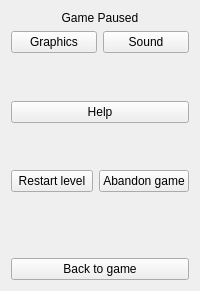
  <widget class="QWidget" name="page_2">
   <layout class="QVBoxLayout" name="verticalLayout_3">
    <item>
     <widget class="QLabel" name="label_2">
      <property name="text">
       <string>Game Paused</string>
      </property>
      <property name="alignment">
       <set>Qt::AlignCenter</set>
      </property>
     </widget>
    </item>
    <item>
     <layout class="QHBoxLayout" name="horizontalLayout_5">
      <item>
       <widget class="QPushButton" name="bPauseGraphics">
        <property name="sizePolicy">
         <sizepolicy hsizetype="Expanding" vsizetype="Expanding">
          <horstretch>0</horstretch>
          <verstretch>0</verstretch>
         </sizepolicy>
        </property>
        <property name="maximumSize">
         <size>
          <width>16777215</width>
          <height>65</height>
         </size>
        </property>
        <property name="cursor">
         <cursorShape>PointingHandCursor</cursorShape>
        </property>
        <property name="text">
         <string>Graphics</string>
        </property>
        <property name="icon">
         <iconset resource="resources.qrc">
          <normaloff>:/gui/mycomputer.png</normaloff>:/gui/mycomputer.png</iconset>
        </property>
        <property name="iconSize">
         <size>
          <width>48</width>
          <height>48</height>
         </size>
        </property>
       </widget>
      </item>
      <item>
       <widget class="QPushButton" name="bPauseSound">
        <property name="sizePolicy">
         <sizepolicy hsizetype="Expanding" vsizetype="Expanding">
          <horstretch>0</horstretch>
          <verstretch>0</verstretch>
         </sizepolicy>
        </property>
        <property name="maximumSize">
         <size>
          <width>16777215</width>
          <height>65</height>
         </size>
        </property>
        <property name="cursor">
         <cursorShape>PointingHandCursor</cursorShape>
        </property>
        <property name="text">
         <string>Sound</string>
        </property>
        <property name="icon">
         <iconset resource="resources.qrc">
          <normaloff>:/gui/speech.png</normaloff>:/gui/speech.png</iconset>
        </property>
        <property name="iconSize">
         <size>
          <width>48</width>
          <height>48</height>
         </size>
        </property>
       </widget>
      </item>
     </layout>
    </item>
    <item>
     <spacer name="spacer_2">
      <property name="orientation">
       <enum>Qt::Vertical</enum>
      </property>
      <property name="sizeHint" stdset="0">
       <size>
        <width>20</width>
        <height>42</height>
       </size>
      </property>
     </spacer>
    </item>
    <item>
     <widget class="QPushButton" name="bPauseHelp">
      <property name="sizePolicy">
       <sizepolicy hsizetype="Expanding" vsizetype="Expanding">
        <horstretch>0</horstretch>
        <verstretch>0</verstretch>
       </sizepolicy>
      </property>
      <property name="maximumSize">
       <size>
        <width>16777215</width>
        <height>65</height>
       </size>
      </property>
      <property name="cursor">
       <cursorShape>PointingHandCursor</cursorShape>
      </property>
      <property name="mouseTracking">
       <bool>false</bool>
      </property>
      <property name="text">
       <string>Help</string>
      </property>
      <property name="icon">
       <iconset resource="resources.qrc">
        <normaloff>:/gui/assistant.png</normaloff>:/gui/assistant.png</iconset>
      </property>
      <property name="iconSize">
       <size>
        <width>48</width>
        <height>48</height>
       </size>
      </property>
     </widget>
    </item>
    <item>
     <spacer name="spacer">
      <property name="orientation">
       <enum>Qt::Vertical</enum>
      </property>
      <property name="sizeHint" stdset="0">
       <size>
        <width>20</width>
        <height>41</height>
       </size>
      </property>
     </spacer>
    </item>
    <item>
     <layout class="QHBoxLayout" name="horizontalLayout_6">
      <item>
       <widget class="QPushButton" name="bPauseRestart">
        <property name="sizePolicy">
         <sizepolicy hsizetype="Expanding" vsizetype="Expanding">
          <horstretch>0</horstretch>
          <verstretch>0</verstretch>
         </sizepolicy>
        </property>
        <property name="maximumSize">
         <size>
          <width>16777215</width>
          <height>65</height>
         </size>
        </property>
        <property name="cursor">
         <cursorShape>PointingHandCursor</cursorShape>
        </property>
        <property name="text">
         <string>Restart level</string>
        </property>
        <property name="icon">
         <iconset resource="resources.qrc">
          <normaloff>:/gui/reload.png</normaloff>:/gui/reload.png</iconset>
        </property>
        <property name="iconSize">
         <size>
          <width>48</width>
          <height>48</height>
         </size>
        </property>
       </widget>
      </item>
      <item>
       <widget class="QPushButton" name="bPauseAbandon">
        <property name="sizePolicy">
         <sizepolicy hsizetype="Expanding" vsizetype="Expanding">
          <horstretch>0</horstretch>
          <verstretch>0</verstretch>
         </sizepolicy>
        </property>
        <property name="maximumSize">
         <size>
          <width>16777215</width>
          <height>65</height>
         </size>
        </property>
        <property name="cursor">
         <cursorShape>PointingHandCursor</cursorShape>
        </property>
        <property name="text">
         <string>Abandon game</string>
        </property>
        <property name="icon">
         <iconset resource="resources.qrc">
          <normaloff>:/gui/cancel.png</normaloff>:/gui/cancel.png</iconset>
        </property>
        <property name="iconSize">
         <size>
          <width>48</width>
          <height>48</height>
         </size>
        </property>
       </widget>
      </item>
     </layout>
    </item>
    <item>
     <spacer>
      <property name="orientation">
       <enum>Qt::Vertical</enum>
      </property>
      <property name="sizeHint" stdset="0">
       <size>
        <width>20</width>
        <height>60</height>
       </size>
      </property>
     </spacer>
    </item>
    <item>
     <widget class="QPushButton" name="bPauseBack">
      <property name="sizePolicy">
       <sizepolicy hsizetype="Expanding" vsizetype="Expanding">
        <horstretch>0</horstretch>
        <verstretch>0</verstretch>
       </sizepolicy>
      </property>
      <property name="maximumSize">
       <size>
        <width>16777215</width>
        <height>65</height>
       </size>
      </property>
      <property name="cursor">
       <cursorShape>PointingHandCursor</cursorShape>
      </property>
      <property name="text">
       <string>Back to game</string>
      </property>
      <property name="icon">
       <iconset resource="resources.qrc">
        <normaloff>:/gui/redo.png</normaloff>:/gui/redo.png</iconset>
      </property>
      <property name="iconSize">
       <size>
        <width>48</width>
        <height>48</height>
       </size>
      </property>
     </widget>
    </item>
   </layout>
  </widget>
